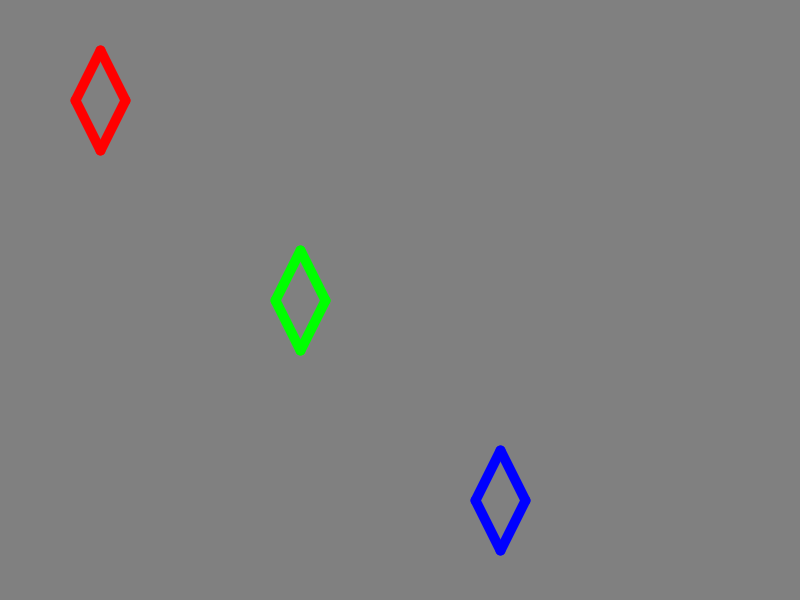
Frame 1 (no input)
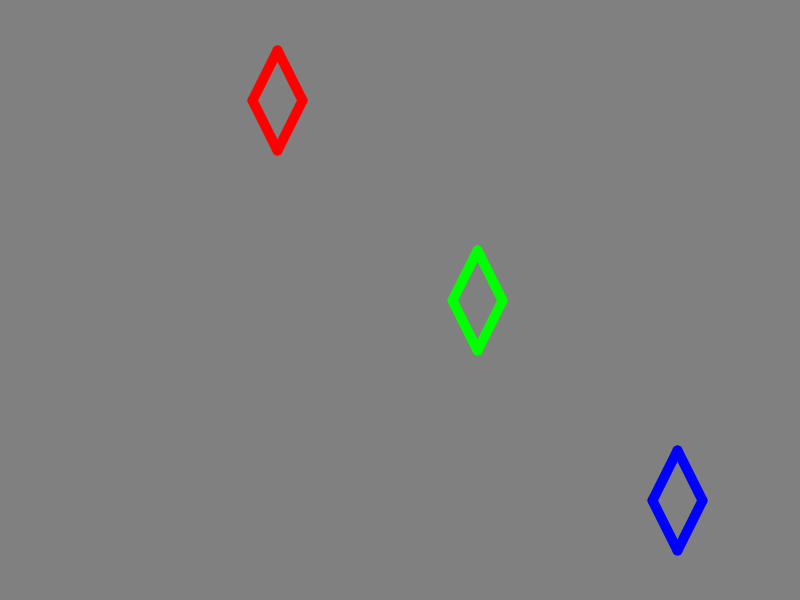
Frame 60 (the mouse pressed at the canvas centre just before this capture)
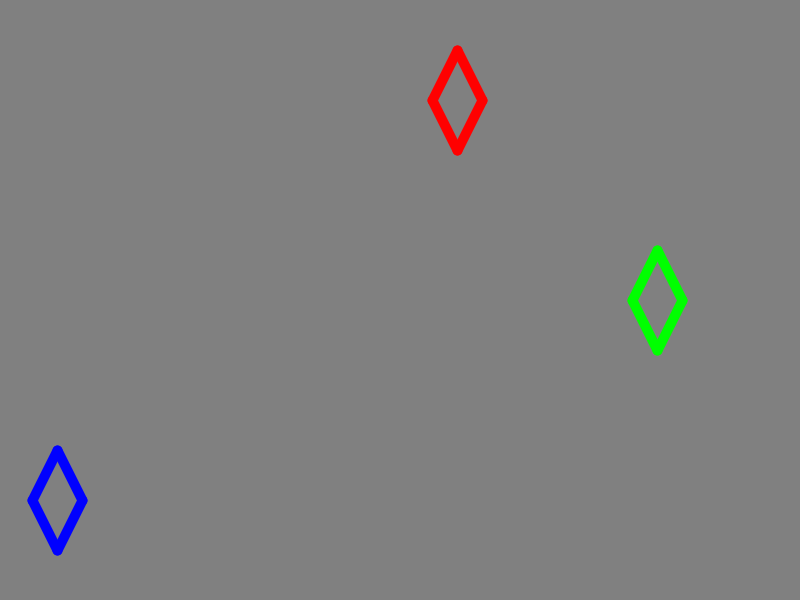
Frame 120 (the mouse held since frame 60 and released just before this capture)

The Processing sketch that drew these frames (run headless with seeded random() and noise(); from frame 60 on, the mouse is pressed at the canvas centre):

// Processing sketch: Quiz7
// ── Quiz7.pde
//x, y and color of diamond0
int x0 = 100;
int y0 = 100;
color clr0 = color( 255,0, 0);

//x, y and color of diamond1
int x1 = 300;
int y1 = 300;
color clr1 = color( 0,255, 0);

//x, y and color of diamond2
int x2 = 500;
int y2 = 500;
color clr2 = color( 0, 0, 255);

void setup()
{
  size( 800, 600 );
  strokeWeight(10);
}

void draw()
{
  background(128);
  
  //TODO: comment or remove this code segment (Line 29 ~ Line 51)
  //This is an example without using self-defined function
  //display and move diamond0
  /*
  stroke(clr0);
  line( x0-25, y0   , x0   , y0-50);
  line( x0   , y0-50, x0+25, y0 );
  line( x0+25, y0   , x0   , y0+50 );
  line( x0   , y0+50, x0-25, y0 );
  x0 += 3;
  x0 %= width;  
  //display and move diamond1
  stroke(clr1);
  line( x1-25, y1   , x1   , y1-50);
  line( x1   , y1-50, x1+25, y1 );
  line( x1+25, y1   , x1   , y1+50 );
  line( x1   , y1+50, x1-25, y1 );
  x1 += 3;
  x1 %= width;  
  //display and move diamond2
  stroke(clr2);
  line( x2-25, y2   , x2   , y2-50);
  line( x2   , y2-50, x2+25, y2 );
  line( x2+25, y2   , x2   , y2+50 );
  line( x2   , y2+50, x2-25, y2 );
  x2 += 3;
  x2 %= width; 
  */
  
  //TODO: only uncomment this code segment,
  //but do NOT change this code segment.
  
  //using self-defined function to display and move diamond0
  display( x0, y0, clr0);
  x0 = move(x0);
  //using self-defined function to display and move diamond1
  display( x1, y1, clr1);
  x1 = move(x1);
  //using self-defined function to display and move diamond2
  display( x2, y2, clr2);
  x2 = move(x2);
  
}

//A function display the a diamond 
//This function takes three input arguments, x, y and color of the diamond
//TODO: complete this function
void display(int x,int y,color clr){
  stroke(clr);
  line(x-25,y,x,y-50);
  line(x,y-50,x+25,y);
  line(x+25,y,x,y+50);
  line(x,y+50,x-25,y);
}

//A function moves a diamond by the input x location and return the updated x location
//This function takes one argument, x location of the diamond
//and return the updated x location
//TODO: complete this function
int move(int x){
  x+=3;
  x%=width;
  return x;
}
